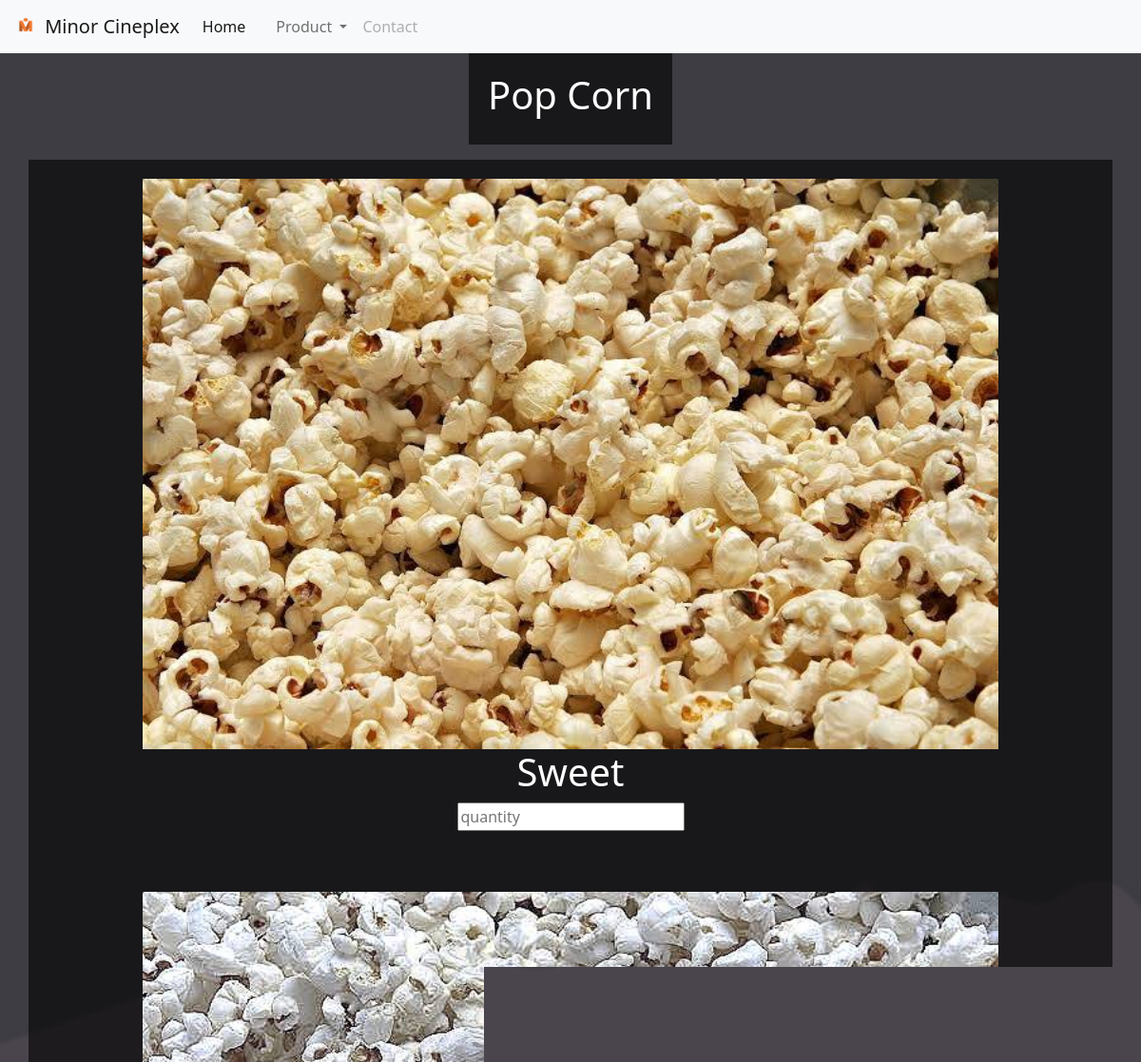
The app's page /Popcron/BuyPop.php (upper part), older data.
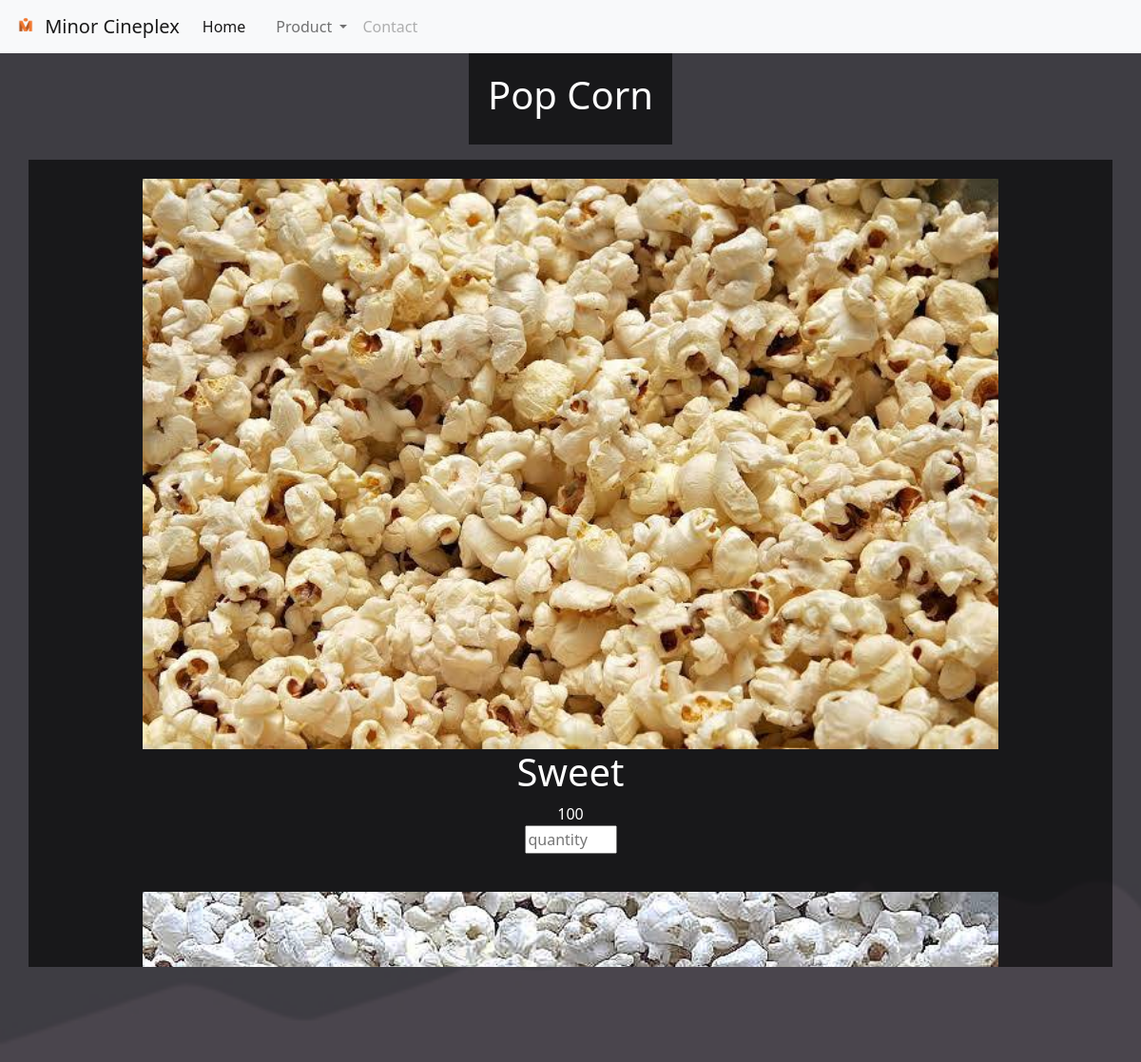
The same page, newer data.
### tables this page shows
CREATE TABLE `itemstock` (
  `ItemID` int(11) NOT NULL,
  `ItemName` text NOT NULL,
  `ProductType` text NOT NULL,
  `ProductDetails` text NOT NULL,
  `Price` int(11) NOT NULL,
  `ProID` int(11) DEFAULT NULL,
  `Remain` int(11) NOT NULL
);

### Popcron/BuyPop.php (the view, shortened to what this page needs)
<?php
  include 'D:\connect.php';
?>
<html>
    <head>
        <link rel="stylesheet" href="tien_style.css">
<link href="https://cdn.jsdelivr.net/npm/bootstrap@5.1.3/dist/css/bootstrap.min.css" rel="stylesheet">
    </head>
    <body>
    <nav class="navbar navbar-expand-lg navbar-light bg-light">
  <div class="container-fluid">
  <a class="navbar-brand" href="#">
      <img src="../Utility/pngtree-initial-m-graphic-design-template-vector-isolated-illustration-png-image_1716255-removebg-preview.PNG" alt="" width="30" height="24" class="d-inline-block align-text-top">
      Minor Cineplex
    </a>
    <div class="collapse navbar-collapse" id="navbarSupportedContent">
      <ul class="navbar-nav me-auto mb-2 mb-lg-0">
        <li class="nav-item">
          <a class="nav-link active" aria-current="page" href="../Home/HomeWback.php">Home</a>
        </li>
        <li class="nav-item">
          <a class="nav-link" href="#"></a>
        </li>
        <li class="nav-item dropdown">
          <a class="nav-link dropdown-toggle" href="#" id="navbarDropdown" role="button" data-bs-toggle="dropdown" aria-expanded="false">
          Product
          </a>
        </li>
        <li class="nav-item">
          <a class="nav-link disabled">Contact</a>
        </li>
      </ul>
      </div>
    </div>
</nav>
    <center><div class="box">
        <h1>Pop Corn</h1>
    </div></center>
    <form action = "Cart.php" method = "post" enctype = "multipart/form-data">
<div class="container">
    <div class="row">
<div class="pop">
                        <img class="image" src="1.jpg">
                        <h1>Sweet</h1>
						<?php
							$sql = "SELECT Remain FROM itemstock WHERE ItemID = 1";
							$result = mysqli_query($connect,$sql) or die("Bad query");
							$row = mysqli_fetch_row($result);
							echo $row[0];
						?>
                        <center><input type="number" name = "Sweet" placeholder="quantity" min = "0" max = "<?php echo $row[0]; ?>" font ></center>
                    </div>
                </div>
                </div>
    <div class="container">
        <div class="row">
    <div class="pop">
        <img class="image" src="2.jpg" >
    </div>
</div>
</div>
</form>
    </body>
</html>

Row changes from the older to the newer data that the page shows:
added itemstock: Remain "100"
